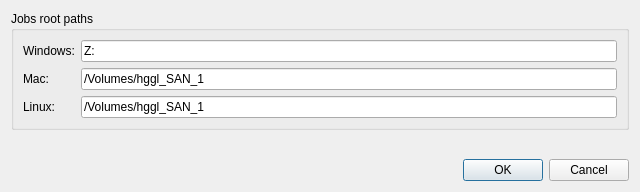
<?xml version="1.0" encoding="UTF-8"?>
<ui version="4.0">
 <class>Dialog</class>
 <widget class="QDialog" name="Dialog">
  <property name="geometry">
   <rect>
    <x>0</x>
    <y>0</y>
    <width>640</width>
    <height>192</height>
   </rect>
  </property>
  <property name="windowTitle">
   <string>Edit Root Paths</string>
  </property>
  <property name="modal">
   <bool>true</bool>
  </property>
  <layout class="QVBoxLayout" name="verticalLayout">
   <item>
    <widget class="QGroupBox" name="jobRootPaths_groupBox">
     <property name="sizePolicy">
      <sizepolicy hsizetype="Preferred" vsizetype="Maximum">
       <horstretch>0</horstretch>
       <verstretch>0</verstretch>
      </sizepolicy>
     </property>
     <property name="title">
      <string>Jobs root paths</string>
     </property>
     <layout class="QFormLayout" name="formLayout_15">
      <property name="fieldGrowthPolicy">
       <enum>QFormLayout::ExpandingFieldsGrow</enum>
      </property>
      <item row="1" column="0">
       <widget class="QLabel" name="jobRootPathOSX_label">
        <property name="text">
         <string>Mac:</string>
        </property>
       </widget>
      </item>
      <item row="1" column="1">
       <layout class="QHBoxLayout" name="jobRootPathOSX_horizontalLayout">
        <item>
         <widget class="QLineEdit" name="jobRootPathOSX_lineEdit">
          <property name="text">
           <string>/Volumes/hggl_SAN_1</string>
          </property>
         </widget>
        </item>
       </layout>
      </item>
      <item row="2" column="0">
       <widget class="QLabel" name="jobRootPathLinux_label">
        <property name="text">
         <string>Linux:</string>
        </property>
       </widget>
      </item>
      <item row="2" column="1">
       <layout class="QHBoxLayout" name="jobRootPathLinux_horizontalLayout">
        <item>
         <widget class="QLineEdit" name="jobRootPathLinux_lineEdit">
          <property name="text">
           <string>/Volumes/hggl_SAN_1</string>
          </property>
         </widget>
        </item>
       </layout>
      </item>
      <item row="0" column="0">
       <widget class="QLabel" name="jobRootPathWin_label">
        <property name="text">
         <string>Windows:</string>
        </property>
       </widget>
      </item>
      <item row="0" column="1">
       <layout class="QHBoxLayout" name="jobRootPathWin_horizontalLayout">
        <item>
         <widget class="QLineEdit" name="jobRootPathWin_lineEdit">
          <property name="text">
           <string>Z:</string>
          </property>
         </widget>
        </item>
       </layout>
      </item>
     </layout>
    </widget>
   </item>
   <item>
    <spacer name="verticalSpacer">
     <property name="orientation">
      <enum>Qt::Vertical</enum>
     </property>
     <property name="sizeHint" stdset="0">
      <size>
       <width>20</width>
       <height>156</height>
      </size>
     </property>
    </spacer>
   </item>
   <item>
    <widget class="QDialogButtonBox" name="buttonBox">
     <property name="orientation">
      <enum>Qt::Horizontal</enum>
     </property>
     <property name="standardButtons">
      <set>QDialogButtonBox::Cancel|QDialogButtonBox::Ok</set>
     </property>
    </widget>
   </item>
  </layout>
 </widget>
 <resources/>
 <connections>
  <connection>
   <sender>buttonBox</sender>
   <signal>accepted()</signal>
   <receiver>Dialog</receiver>
   <slot>accept()</slot>
   <hints>
    <hint type="sourcelabel">
     <x>248</x>
     <y>254</y>
    </hint>
    <hint type="destinationlabel">
     <x>157</x>
     <y>274</y>
    </hint>
   </hints>
  </connection>
  <connection>
   <sender>buttonBox</sender>
   <signal>rejected()</signal>
   <receiver>Dialog</receiver>
   <slot>reject()</slot>
   <hints>
    <hint type="sourcelabel">
     <x>316</x>
     <y>260</y>
    </hint>
    <hint type="destinationlabel">
     <x>286</x>
     <y>274</y>
    </hint>
   </hints>
  </connection>
 </connections>
</ui>
